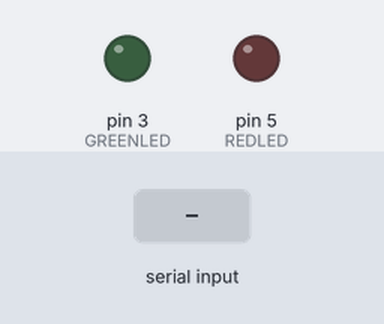
A sketch run on a simulated Arduino Uno, built with avr-gcc and run on an emulated ATmega328P. Parts: output pins drawn as LEDs (lit = HIGH). Inputs (shaded band) come from the test bench.

Above: at 1.2 s.
1.3 s: "1" received over the second serial link
At 1.9 s:
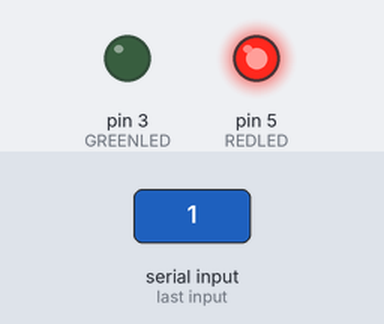
2.8 s: "2" received over the second serial link
At 4.0 s:
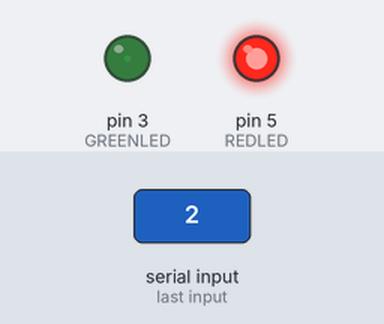
4.3 s: "1" received over the second serial link
At 5.4 s:
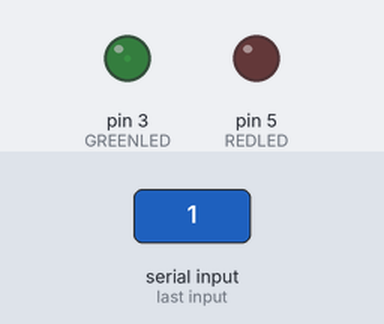
Timing chart, 0 to 7.3 s (numbered marks = the images above; inputs shaded):
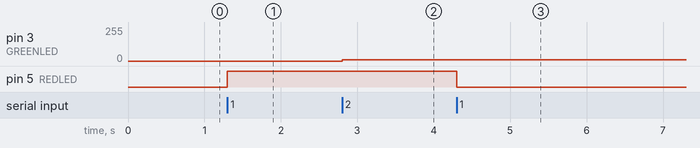

Measured:
- after the input at 1.3 s, pin 5 (REDLED): LOW → HIGH at once
- after the input at 2.8 s, pin 3 (GREENLED): 0/255 → 10/255 at once
- after the input at 4.3 s, pin 5 (REDLED): HIGH → LOW at once

The sketch:

bluetooth_4.ino
```cpp
#include <SoftwareSerial.h>

SoftwareSerial wirelessNetworkYT(10,11);

char DAT = 0;
int RedFlag = 0;
int GreenFlag = 0;
int REDLED = 5;
int GREENLED = 3;
int GB = 0;

void setup() {
  wirelessNetworkYT.begin(38400);
   Serial.begin(9600);
  pinMode(REDLED, OUTPUT);
  pinMode(GREENLED, OUTPUT);
}

void loop() {

  if (wirelessNetworkYT.available()){


    DAT = (char) wirelessNetworkYT.read();

    if (DAT == '1'){
    if (RedFlag) {
      digitalWrite(REDLED, LOW);
      RedFlag =0;
    }
    else {
      digitalWrite(REDLED, HIGH);
      RedFlag = 1;
    }
    }
    if (DAT =='2'){
      GB = GB + 10;
      analogWrite(GREENLED, GB);
    }
      if (DAT =='3'){
      GB = GB - 10;
      analogWrite(GREENLED, GB);
    }
  }

}
```
